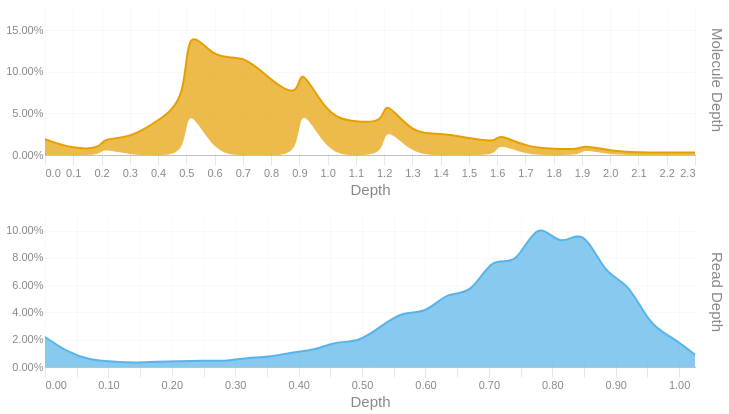

Write notebook code for a chart like this one.
### Code cell
readdep = depth_hist(tb['Read Depth'], q99, 3)
readdep = readdep.with_columns(pl.lit('Read Depth').alias('Metric'))
if not SKIPLR:
    moldep = depth_hist(tb['Molecule Depth'], mol_q99, 1)
    moldep = moldep.with_columns(pl.lit('Molecule Depth').alias('Metric'))
    _hist = pl.concat([readdep, moldep])
    _hist = _hist.filter(pl.col('Proportion') != 0)
    with SafeRender(_hist):
        (
            alt.Chart(_hist)        
            .mark_area(interpolate = "basis")
            .encode(
                x=alt.X('Bin:Q').scale(domainMin=0).axis(alt.Axis(title='Depth')),
                y = alt.Y('Proportion:Q', title = None).axis(format = '.2%'),
                color = alt.Color('Metric:N').legend(None),
                row = alt.Row("Metric:N").header(title = None, labelOrient = 'right'),
                tooltip = [
                    alt.Tooltip("Metric:N", title = "Metric"),
                    alt.Tooltip('Interval:N', title = "Depth Interval"),
                    alt.Tooltip('Proportion:Q', title = "% Alignments").format('.2%')
                ]
            )
            .resolve_scale(x='independent', y='independent')
            .properties(
                height = 150, width = 650,
                usermeta={'embedOptions': {'downloadFileName': f'{samplename}.depth.hist'}}
            )
        ).display()
else:
    readdep = readdep.filter(pl.col('Proportion') != 0)
    with SafeRender(readdep):
        (
            alt.Chart(readdep)        
            .mark_area(interpolate = "basis")
            .encode(
                x=alt.X('Bin:Q').scale(domainMin=0).axis(alt.Axis(title='Depth')),
                y = alt.Y('Proportion:Q', title = None).axis(format = '.2%'),
                tooltip = [
                    alt.Tooltip('Interval:N', title = "Depth Interval"),
                    alt.Tooltip('Proportion:Q', title = "% Alignments").format('.2%')
                ]
            )
            .properties(
                usermeta={'embedOptions': {'downloadFileName': f'{samplename}.depth.hist'}}
            )
        ).display()

### Figure 1 — Vega-Lite specification as saved in the notebook (floating-point values rounded to 4 significant figures)
{"width": 650, "height": 150, "config": {"title": {"anchor": "start", "dy": -15, "fontSize": 18, "color": "#888888", "subtitleColor": "#888888", "subtitleFontSize": 14}, "arc": {"fill": "#0072B2"}, "axis": {"domainColor": "#888888", "domainWidth": 0.5, "gridWidth": 0.2, "grid": false, "titleFontWeight": 400, "titleFontSize": 15, "labelFontSize": 11, "labelColor": "#888888", "tickColor": "#888888", "tickWidth": 0.2, "titleColor": "#888888"}, "axisBand": {"grid": false}, "axisX": {"grid": true, "tickSize": 10, "domainCap": "round"}, "axisY": {"domain": false, "grid": true, "tickSize": 0, "domainCap": "round"}, "background": "transparent", "header": {"labelFontSize": 15, "labelColor": "#888888", "titleFontSize": 15, "titleFontWeight": 600, "titleColor": "#888888"}, "legend": {"labelFont": "sans-serif", "labelFontSize": 12, "labelColor": "#888888", "symbolSize": 100, "symbolType": "circle", "titleFontSize": 12, "titlePadding": 10, "titleColor": "#888888", "title": null}, "range": {"category": ["#E69F00", "#56B4E9", "#009E73", "#F0E442", "#0072B2", "#D55E00", "#CC79A7", "#000000"], "diverging": ["#cfe8f3", "#a2d4ec", "#73bfe2", "#46abdb", "#1696d2", "#12719e"]}, "area": {"fill": "#0072B2", "fillOpacity": 0.7, "line": true, "strokeOpacity": 0.7}, "line": {"color": "#0072B2", "stroke": "#0072B2", "strokeWidth": 2}, "trail": {"color": "#0072B2", "stroke": "#0072B2", "strokeWidth": 0, "size": 1}, "point": {"filled": true, "fillOpacity": 1.0, "size": 95}, "text": {"color": "#888888", "fontSize": 11, "align": "right", "fontWeight": 400, "size": 11}, "bar": {"fill": "#0072B2", "stroke": null}, "view": {"stroke": null, "continuousWidth": 660, "continuousHeight": 400}}, "data": {"name": "data-c66af7faa788404b6258e4cecca116e2"}, "mark": {"type": "area", "interpolate": "basis"}, "encoding": {"color": {"field": "Metric", "legend": null, "type": "nominal"}, "row": {"field": "Metric", "header": {"title": null, "labelOrient": "right"}, "type": "nominal"}, "tooltip": [{"field": "Metric", "title": "Metric", "type": "nominal"}, {"field": "Interval", "title": "Depth Interval", "type": "nominal"}, {"field": "Proportion", "format": ".2%", "title": "% Alignments", "type": "quantitative"}], "x": {"axis": {"title": "Depth"}, "field": "Bin", "scale": {"domainMin": 0}, "type": "quantitative"}, "y": {"axis": {"format": ".2%"}, "field": "Proportion", "title": null, "type": "quantitative"}}, "resolve": {"scale": {"x": "independent", "y": "independent"}}, "usermeta": {"embedOptions": {"downloadFileName": "S6_Altamaha_3975.depth.hist"}}, "$schema": "https://vega.github.io/schema/vega-lite/v6.1.0.json", "datasets": {"data-c66af7faa788404b6258e4cecca116e2": [{"Bin": 0.0, "Interval": "0.0-0.035", "Proportion": 0.022, "Metric": "Read Depth"}, {"Bin": 0.035, "Interval": "0.035-0.071", "Proportion": 0.011, "Metric": "Read Depth"}, {"Bin": 0.071, "Interval": "0.071-0.106", "Proportion": 0.005, "Metric": "Read Depth"}, {"Bin": 0.106, "Interval": "0.106-0.141", "Proportion": 0.004, "Metric": "Read Depth"}, {"Bin": 0.141, "Interval": "0.141-0.177", "Proportion": 0.003, "Metric": "Read Depth"}, {"Bin": 0.177, "Interval": "0.177-0.212", "Proportion": 0.004, "Metric": "Read Depth"}, {"Bin": 0.212, "Interval": "0.212-0.247", "Proportion": 0.004, "Metric": "Read Depth"}, {"Bin": 0.247, "Interval": "0.247-0.283", "Proportion": 0.005, "Metric": "Read Depth"}, {"Bin": 0.283, "Interval": "0.283-0.318", "Proportion": 0.004, "Metric": "Read Depth"}, {"Bin": 0.318, "Interval": "0.318-0.353", "Proportion": 0.007, "Metric": "Read Depth"}, {"Bin": 0.353, "Interval": "0.353-0.389", "Proportion": 0.007, "Metric": "Read Depth"}, {"Bin": 0.389, "Interval": "0.389-0.424", "Proportion": 0.011, "Metric": "Read Depth"}, {"Bin": 0.424, "Interval": "0.424-0.459", "Proportion": 0.012, "Metric": "Read Depth"}, {"Bin": 0.459, "Interval": "0.459-0.495", "Proportion": 0.019, "Metric": "Read Depth"}, {"Bin": 0.495, "Interval": "0.495-0.53", "Proportion": 0.018, "Metric": "Read Depth"}, {"Bin": 0.53, "Interval": "0.53-0.565", "Proportion": 0.03, "Metric": "Read Depth"}, {"Bin": 0.565, "Interval": "0.565-0.601", "Proportion": 0.041, "Metric": "Read Depth"}, {"Bin": 0.601, "Interval": "0.601-0.636", "Proportion": 0.039, "Metric": "Read Depth"}, {"Bin": 0.636, "Interval": "0.636-0.671", "Proportion": 0.056, "Metric": "Read Depth"}, {"Bin": 0.671, "Interval": "0.671-0.707", "Proportion": 0.052, "Metric": "Read Depth"}, {"Bin": 0.707, "Interval": "0.707-0.742", "Proportion": 0.083, "Metric": "Read Depth"}, {"Bin": 0.742, "Interval": "0.742-0.777", "Proportion": 0.072, "Metric": "Read Depth"}, {"Bin": 0.777, "Interval": "0.777-0.813", "Proportion": 0.11, "Metric": "Read Depth"}, {"Bin": 0.813, "Interval": "0.813-0.848", "Proportion": 0.086, "Metric": "Read Depth"}, {"Bin": 0.848, "Interval": "0.848-0.883", "Proportion": 0.104, "Metric": "Read Depth"}, {"Bin": 0.883, "Interval": "0.883-0.919", "Proportion": 0.067, "Metric": "Read Depth"}, {"Bin": 0.919, "Interval": "0.919-0.954", "Proportion": 0.063, "Metric": "Read Depth"}, {"Bin": 0.954, "Interval": "0.954-0.989", "Proportion": 0.03, "Metric": "Read Depth"}, {"Bin": 0.989, "Interval": "0.989-1.025", "Proportion": 0.022, "Metric": "Read Depth"}, {"Bin": 1.025, "Interval": "1.025-1.06", "Proportion": 0.009, "Metric": "Read Depth"}, {"Bin": 0.0, "Interval": "0.0-0.1", "Proportion": 0.019, "Metric": "Molecule Depth"}, {"Bin": 0.1, "Interval": "0.1-0.2", "Proportion": 0.007, "Metric": "Molecule Depth"}, {"Bin": 0.2, "Interval": "0.2-0.2", "Proportion": 0.008, "Metric": "Molecule Depth"}, {"Bin": 0.2, "Interval": "0.2-0.3", "Proportion": 0.012, "Metric": "Molecule Depth"}, {"Bin": 0.3, "Interval": "0.3-0.4", "Proportion": 0.02, "Metric": "Molecule Depth"}, {"Bin": 0.4, "Interval": "0.4-0.5", "Proportion": 0.041, "Metric": "Molecule Depth"}, {"Bin": 0.5, "Interval": "0.5-0.5", "Proportion": 0.066, "Metric": "Molecule Depth"}, {"Bin": 0.5, "Interval": "0.5-0.6", "Proportion": 0.095, "Metric": "Molecule Depth"}, {"Bin": 0.6, "Interval": "0.6-0.7", "Proportion": 0.112, "Metric": "Molecule Depth"}, {"Bin": 0.7, "Interval": "0.7-0.8", "Proportion": 0.122, "Metric": "Molecule Depth"}, {"Bin": 0.8, "Interval": "0.8-0.9", "Proportion": 0.089, "Metric": "Molecule Depth"}, {"Bin": 0.9, "Interval": "0.9-0.9", "Proportion": 0.067, "Metric": "Molecule Depth"}, {"Bin": 0.9, "Interval": "0.9-1.0", "Proportion": 0.045, "Metric": "Molecule Depth"}, {"Bin": 1.0, "Interval": "1.0-1.1", "Proportion": 0.045, "Metric": "Molecule Depth"}, {"Bin": 1.1, "Interval": "1.1-1.2", "Proportion": 0.04, "Metric": "Molecule Depth"}, {"Bin": 1.2, "Interval": "1.2-1.2", "Proportion": 0.038, "Metric": "Molecule Depth"}, {"Bin": 1.2, "Interval": "1.2-1.3", "Proportion": 0.031, "Metric": "Molecule Depth"}, {"Bin": 1.3, "Interval": "1.3-1.4", "Proportion": 0.024, "Metric": "Molecule Depth"}, {"Bin": 1.4, "Interval": "1.4-1.5", "Proportion": 0.027, "Metric": "Molecule Depth"}, {"Bin": 1.5, "Interval": "1.5-1.6", "Proportion": 0.02, "Metric": "Molecule Depth"}, {"Bin": 1.6, "Interval": "1.6-1.6", "Proportion": 0.015, "Metric": "Molecule Depth"}, {"Bin": 1.6, "Interval": "1.6-1.7", "Proportion": 0.011, "Metric": "Molecule Depth"}, {"Bin": 1.7, "Interval": "1.7-1.8", "Proportion": 0.01, "Metric": "Molecule Depth"}, {"Bin": 1.8, "Interval": "1.8-1.9", "Proportion": 0.007, "Metric": "Molecule Depth"}, {"Bin": 1.9, "Interval": "1.9-1.9", "Proportion": 0.007, "Metric": "Molecule Depth"}, {"Bin": 1.9, "Interval": "1.9-2.0", "Proportion": 0.005, "Metric": "Molecule Depth"}, {"Bin": 2.0, "Interval": "2.0-2.1", "Proportion": 0.005, "Metric": "Molecule Depth"}, {"Bin": 2.1, "Interval": "2.1-2.2", "Proportion": 0.003, "Metric": "Molecule Depth"}, {"Bin": 2.2, "Interval": "2.2-2.3", "Proportion": 0.003, "Metric": "Molecule Depth"}, {"Bin": 2.3, "Interval": "2.3-2.33", "Proportion": 0.003, "Metric": "Molecule Depth"}]}}
